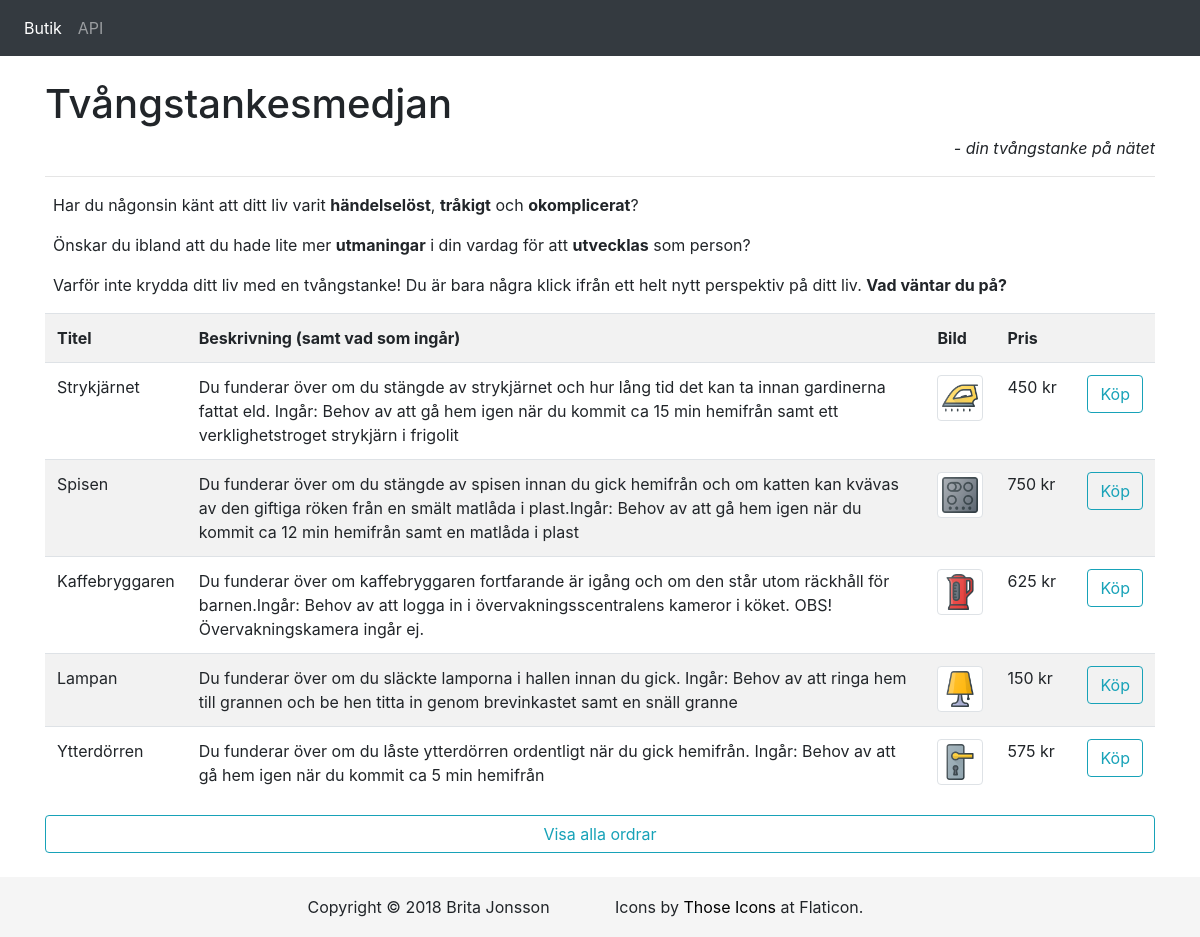
Screenshot of /Projekt/index.php with the database file from the repository.
### tables this page shows
CREATE TABLE `product` (
  `articleID` int(11) NOT NULL,
  `title` varchar(50) NOT NULL,
  `description` varchar(255) NOT NULL,
  `picture` varchar(50) NOT NULL,
  `price` varchar(50) NOT NULL
);

### Projekt/index.php (the view, shortened to what this page needs)
<?php
include "header.php";
?>
<h1>Tvångstankesmedjan</h1>
<p class="pl-4 text-right font-italic">- din tvångstanke på nätet</p>
<hr>
<p class="pl-2">Har du någonsin känt att ditt liv varit <strong>händelselöst</strong>, <strong>tråkigt</strong> och <strong>okomplicerat</strong>?</p>
<p class="pl-2">Önskar du ibland att du hade lite mer <strong>utmaningar</strong> i din vardag för att <strong>utvecklas</strong> som person?</p>
<p class="pl-2">Varför inte krydda ditt liv med en tvångstanke! Du är bara några klick ifrån ett helt nytt perspektiv på ditt liv. <strong>Vad väntar du på?</strong></p>
<?php
    require_once("connect.php");
    $getAllProductsQuery = "SELECT * FROM product";
    $products = mysqli_query($connection, $getAllProductsQuery) or die(mysqli_error($connection));
    echo "<table class='table table-striped'>";
    echo "<tr><th>Titel</th><th>Beskrivning (samt vad som ingår)</th><th>Bild</th><th>Pris</th><th></th></tr>";
    foreach ($products as $key => $value) {
        echo "<tr>";
        echo "<td>" . $value['title'] . "</td>";
        echo "<td>" . $value['description'] . "</td>";
        echo "<td class='image'><img class='img-thumbnail' src='images/" . $value['picture'] . "'></td>";
        echo "<td class='price'>" . $value['price'] . " kr</td>";
        echo "<td><form action='buy.php' method='post'>";
        echo "<input type='submit' value='Köp' class='btn btn-outline-info'>";
        echo "</form></td>";
        echo "</tr>";
    }
    echo "</table>";
?>
<a href="orderlist.php" class="btn btn-outline-info d-block mx-auto">Visa alla ordrar</a>
<br>
<?php
include "footer.php";
?>

### Projekt/header.php (shortened to what this page needs)
<!doctype html>
<html lang="sv">
  <head>
    <link rel="stylesheet" href="https://maxcdn.bootstrapcdn.com/bootstrap/4.0.0/css/bootstrap.min.css">
    <link rel="stylesheet" href="style.css">
  </head>
    <body>
<nav class="navbar navbar-expand-sm bg-dark navbar-dark">
  <ul class="navbar-nav">
    <li class="navbar-item active"><a class="nav-link" href="index.php">Butik</a></li>
    <li class="navbar-item"><a class="nav-link" href="api/products/">API</a></li>
  </ul>
</nav>
<div class="container pt-4">

### Projekt/footer.php
</div>
<footer>
    <div class="row justify-content-center my-auto">
        <div class="col-md-3 footer-content">
        Copyright &copy; 2018 Brita Jonsson
        </div>
        <div class="col-md-3 footer-content">
            Icons by <a class="unformatted" href="https://www.flaticon.com/authors/those-icons/" target="_blank">Those Icons</a> at Flaticon.
        </div>
    </div>
    </footer>
</body>
</html>

### Projekt/style.css (style rules this page uses)
.img-thumbnail { width: 50px; }
.image { width: 70px; }
.price { width: 80px; }
a.unformatted:link { color: black; text-decoration: none; }
html { position: relative; min-height: 100%; }
body { margin-bottom: 60px; }
footer { position: absolute; bottom: 0; width: 100%; height: 60px; line-height: 60px; background-color: #f5f5f5; }
.footer-content { width: auto; max-width: 680px; padding: 0 15px; }

### rows the page displays
product: title "Strykjärnet", description "Du funderar över om du stängde av strykjärnet och hur lång tid det kan ta innan gardinerna fattat eld. Ingår: Behov av att gå hem igen när du kommit ca 15 min hemifrån samt ett verklighetstroget strykjärn i frigolit", picture (picture), price "450"
product: title "Spisen", description "Du funderar över om du stängde av spisen innan du gick hemifrån och om katten kan kvävas av den giftiga röken från en smält matlåda i plast.Ingår: Behov av att gå hem igen när du kommit ca 12 min hemifrån samt en matlåda i plast", picture (picture), price "750"
product: title "Kaffebryggaren", description "Du funderar över om kaffebryggaren fortfarande är igång och om den står utom räckhåll för barnen.Ingår: Behov av att logga in i övervakningsscentralens kameror i köket. OBS! Övervakningskamera ingår ej.", picture (picture), price "625"
product: title "Lampan", description "Du funderar över om du släckte lamporna i hallen innan du gick. Ingår: Behov av att ringa hem till grannen och be hen titta in genom brevinkastet samt en snäll granne", picture (picture), price "150"
product: title "Ytterdörren", description "Du funderar över om du låste ytterdörren ordentligt när du gick hemifrån. Ingår: Behov av att gå hem igen när du kommit ca 5 min hemifrån", picture (picture), price "575"
